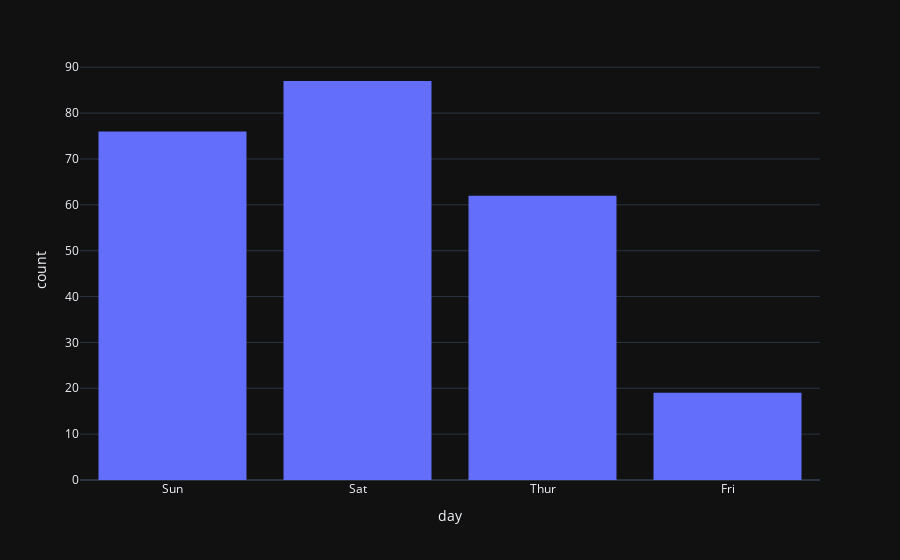

Notebook code cell kept with this figure:
### Code cell
fig = px.histogram(rfm, x='segment')
fig.show()

### Figure 1 — Plotly figure (JSON) as saved in the notebook; plotly's stock layout.template omitted (floating-point values rounded to 4 significant figures; data arrays with more than 128 entries replaced by an {"elided": "..."} marker saying what was removed)
{"data": [{"alignmentgroup": "True", "bingroup": "x", "hovertemplate": "day=%{x}<br>count=%{y}<extra></extra>", "legendgroup": "", "marker": {"color": "#636efa", "pattern": {"shape": ""}}, "name": "", "offsetgroup": "", "orientation": "v", "showlegend": false, "x": {"elided": "244 str values"}, "xaxis": "x", "yaxis": "y", "type": "histogram"}], "layout": {"xaxis": {"anchor": "y", "domain": [0.0, 1.0], "title": {"text": "day"}}, "yaxis": {"anchor": "x", "domain": [0.0, 1.0], "title": {"text": "count"}}, "legend": {"tracegroupgap": 0}, "margin": {"t": 60}, "barmode": "relative"}}
